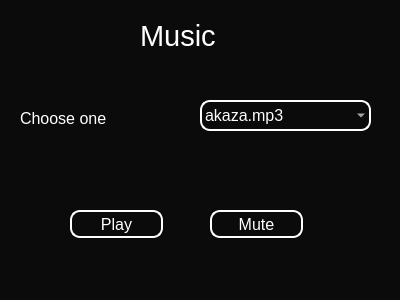
<?xml version="1.0" encoding="UTF-8"?>
<ui version="4.0">
 <class>test</class>
 <widget class="QWidget" name="test">
  <property name="geometry">
   <rect>
    <x>0</x>
    <y>0</y>
    <width>400</width>
    <height>300</height>
   </rect>
  </property>
  <property name="windowTitle">
   <string>Form</string>
  </property>
  <property name="styleSheet">
   <string notr="true">background-color: rgb(11, 11, 11);
color: rgb(255, 255, 255);</string>
  </property>
  <widget class="QLabel" name="label">
   <property name="geometry">
    <rect>
     <x>140</x>
     <y>20</y>
     <width>121</width>
     <height>31</height>
    </rect>
   </property>
   <property name="font">
    <font>
     <pointsize>22</pointsize>
    </font>
   </property>
   <property name="text">
    <string>Music</string>
   </property>
  </widget>
  <widget class="QComboBox" name="comboBox">
   <property name="geometry">
    <rect>
     <x>200</x>
     <y>100</y>
     <width>171</width>
     <height>31</height>
    </rect>
   </property>
   <property name="font">
    <font>
     <pointsize>12</pointsize>
    </font>
   </property>
   <property name="styleSheet">
    <string notr="true">background:transparent;
color: rgb(255, 255, 255);
border:2px solid white;
border-radius:10px</string>
   </property>
   <item>
    <property name="text">
     <string>akaza.mp3</string>
    </property>
   </item>
   <item>
    <property name="text">
     <string>devil.mp3</string>
    </property>
   </item>
   <item>
    <property name="text">
     <string>got.mp3</string>
    </property>
   </item>
   <item>
    <property name="text">
     <string>koko.mp3</string>
    </property>
   </item>
  </widget>
  <widget class="QLabel" name="label_2">
   <property name="geometry">
    <rect>
     <x>20</x>
     <y>110</y>
     <width>121</width>
     <height>16</height>
    </rect>
   </property>
   <property name="font">
    <font>
     <pointsize>12</pointsize>
    </font>
   </property>
   <property name="text">
    <string>Choose one</string>
   </property>
  </widget>
  <widget class="QPushButton" name="pushButton">
   <property name="geometry">
    <rect>
     <x>70</x>
     <y>210</y>
     <width>93</width>
     <height>28</height>
    </rect>
   </property>
   <property name="font">
    <font>
     <pointsize>12</pointsize>
    </font>
   </property>
   <property name="styleSheet">
    <string notr="true">background:transparent;
color: rgb(255, 255, 255);
border:2px solid white;
border-radius:10px</string>
   </property>
   <property name="text">
    <string>Play</string>
   </property>
  </widget>
  <widget class="QPushButton" name="pushButton_2">
   <property name="geometry">
    <rect>
     <x>210</x>
     <y>210</y>
     <width>93</width>
     <height>28</height>
    </rect>
   </property>
   <property name="font">
    <font>
     <pointsize>12</pointsize>
    </font>
   </property>
   <property name="styleSheet">
    <string notr="true">background:transparent;
color: rgb(255, 255, 255);
border:2px solid white;
border-radius:10px</string>
   </property>
   <property name="text">
    <string>Mute</string>
   </property>
  </widget>
 </widget>
 <resources/>
 <connections/>
</ui>
